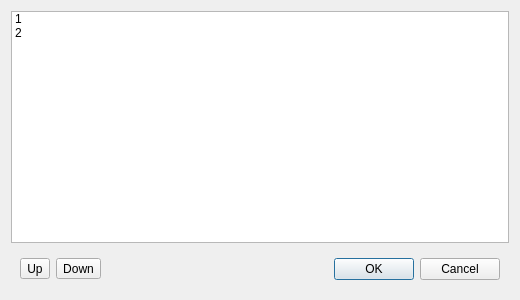
<?xml version="1.0" encoding="UTF-8"?>
<ui version="4.0">
 <class>ConfigurationSelectDialog</class>
 <widget class="QDialog" name="ConfigurationSelectDialog">
  <property name="geometry">
   <rect>
    <x>0</x>
    <y>0</y>
    <width>520</width>
    <height>300</height>
   </rect>
  </property>
  <property name="windowTitle">
   <string>ConfigurationSelectDialog</string>
  </property>
  <layout class="QVBoxLayout" name="verticalLayout" stretch="0,0">
   <item>
    <widget class="QListWidget" name="listWidget">
     <property name="dragDropMode">
      <enum>QAbstractItemView::InternalMove</enum>
     </property>
     <item>
      <property name="text">
       <string>1</string>
      </property>
      <property name="checkState">
       <enum>Unchecked</enum>
      </property>
     </item>
     <item>
      <property name="text">
       <string>2</string>
      </property>
      <property name="checkState">
       <enum>Unchecked</enum>
      </property>
     </item>
    </widget>
   </item>
   <item>
    <widget class="QWidget" name="widget" native="true">
     <layout class="QHBoxLayout" name="horizontalLayout">
      <item>
       <widget class="QToolButton" name="tbtUp">
        <property name="text">
         <string>Up</string>
        </property>
        <property name="icon">
         <iconset theme="go-up"/>
        </property>
       </widget>
      </item>
      <item>
       <widget class="QToolButton" name="tbtDown">
        <property name="text">
         <string>Down</string>
        </property>
        <property name="icon">
         <iconset theme="go-down"/>
        </property>
       </widget>
      </item>
      <item>
       <widget class="QDialogButtonBox" name="buttonBox">
        <property name="orientation">
         <enum>Qt::Horizontal</enum>
        </property>
        <property name="standardButtons">
         <set>QDialogButtonBox::Cancel|QDialogButtonBox::Ok</set>
        </property>
       </widget>
      </item>
     </layout>
    </widget>
   </item>
  </layout>
 </widget>
 <resources/>
 <connections>
  <connection>
   <sender>buttonBox</sender>
   <signal>accepted()</signal>
   <receiver>ConfigurationSelectDialog</receiver>
   <slot>accept()</slot>
   <hints>
    <hint type="sourcelabel">
     <x>20</x>
     <y>20</y>
    </hint>
    <hint type="destinationlabel">
     <x>20</x>
     <y>20</y>
    </hint>
   </hints>
  </connection>
  <connection>
   <sender>buttonBox</sender>
   <signal>rejected()</signal>
   <receiver>ConfigurationSelectDialog</receiver>
   <slot>reject()</slot>
   <hints>
    <hint type="sourcelabel">
     <x>20</x>
     <y>20</y>
    </hint>
    <hint type="destinationlabel">
     <x>20</x>
     <y>20</y>
    </hint>
   </hints>
  </connection>
 </connections>
</ui>
